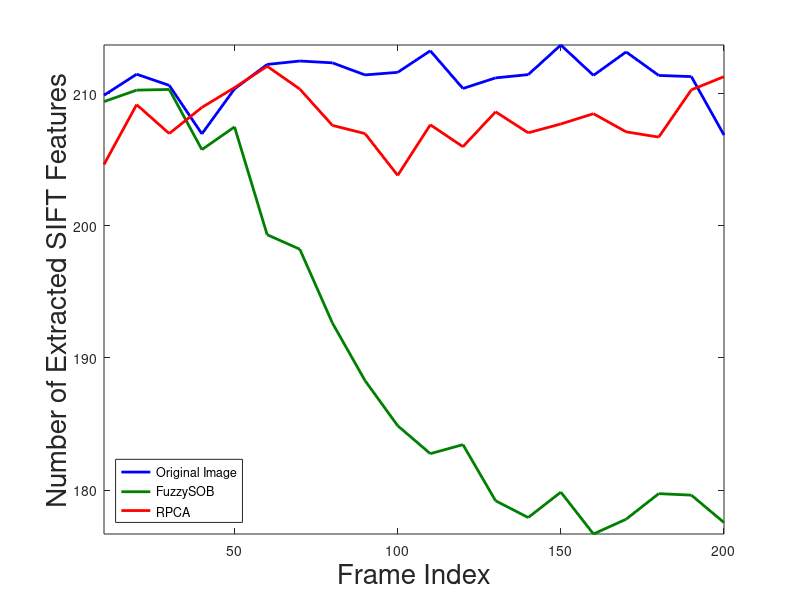
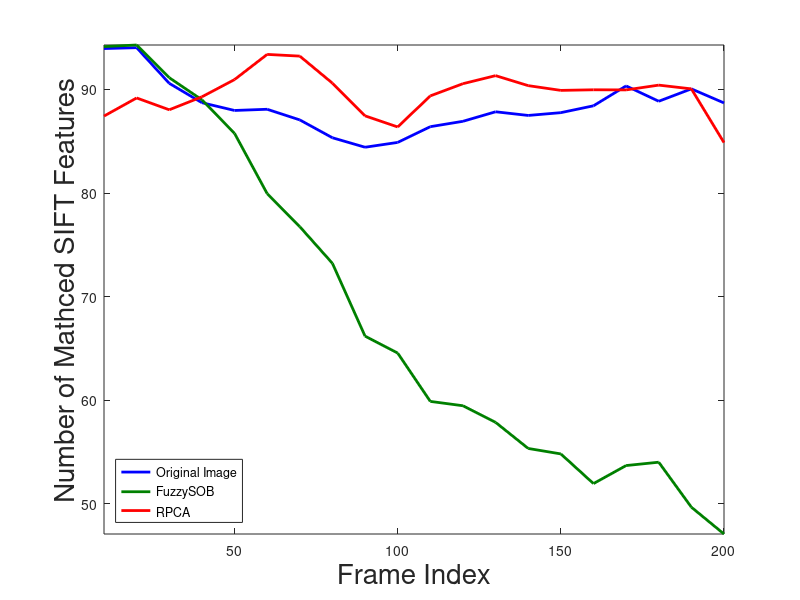

Source code (MATLAB) for these figures, in order: (Note: this script raises an error after producing the figures.)
% visualize the preprocessing_comparison data

clc;
clear;
close all;

window_size = 10;
num_groupofdata = 37+26;
load('SIFTmatching_comparison_all200frames.mat');
num_frame = size(num_SIFTfeature,3);
num_windows = floor(num_frame/window_size);

total_sift_features = zeros(num_windows,3,2);
matched_sift_features = zeros(num_windows,3,2);

% 4 is for 50th frame, 100th frame, 150th frame, 200th frame.
% 26 is the number of the data(video)

for j = 1:num_windows
    
    matched_sift_features(j,:,1) = mean(mean(num_SIFTmatch(1:3,1:26,(j-1)*window_size+(1:window_size)),3),2)';
    matched_sift_features(j,:,2) = mean(mean(num_SIFTmatch(1:3,27:end,(j-1)*window_size+(1:window_size)),3),2)';
    
    total_sift_features(j,:,1) = mean(mean(num_SIFTfeature(1:3,1:26,(j-1)*window_size+(1:window_size)),3),2)';
    total_sift_features(j,:,2) = mean(mean(num_SIFTfeature(1:3,27:end,(j-1)*window_size+(1:window_size)),3),2)';

end

co = [0 0 1;
      0 0.5 0;
      1 0 0;
      0 0.75 0.75;
      0.75 0 0.75;
      0.75 0.75 0;
      0.25 0.25 0.25];
set(groot,'defaultAxesColorOrder',co)

figure,plot(window_size*(1:num_windows)',total_sift_features(:,:,1),'LineWidth',2),axis tight
% axisfortex('','Frame Index','Number of Extracted SIFT Features',20)
xlabel('Frame Index', 'FontSize', 20);
ylabel('Number of Extracted SIFT Features', 'FontSize', 20);
legend('Original Image','FuzzySOB','RPCA','Location','SouthWest')
figure,plot(window_size*(1:num_windows)',matched_sift_features(:,:,1),'LineWidth',2),axis tight
% axisfortex('','Frame Index','Number of Matched SIFT Features',20)
xlabel('Frame Index', 'FontSize', 20);
ylabel('Number of Mathced SIFT Features', 'FontSize', 20);
lgd = legend('Original Image','FuzzySOB','RPCA','Location','SouthWest');
lgd.FontSize = 15;
figure,plot(window_size*(1:num_windows)',100*matched_sift_features(:,:,1)./total_sift_features(:,:,1),'LineWidth',2),axis tight
% axisfortex('','Frame Index','Percentage of Matched SIFT Features',20)
xlabel('Frame Index', 'FontSize', 20);
ylabel('Percentage of Matched SIFT Features', 'FontSize', 20);
lgd = legend('Original Image','FuzzySOB','RPCA','Location','SouthWest');
lgd.FontSize = 15;

figure,plot(window_size*(1:num_windows)',total_sift_features(:,:,2),'--','LineWidth',2),axis tight
% axisfortex('','Frame Index','Number of Extracted SIFT Features',20)
xlabel('Frame Index', 'FontSize', 20);
ylabel('Number of Extracted SIFT Features', 'FontSize', 20);
legend('Original Image','FuzzySOB','RPCA','Location','SouthWest')
figure,plot(window_size*(1:num_windows)',matched_sift_features(:,:,2),'--','LineWidth',2),axis tight
% axisfortex('','Frame Index','Number of Matched SIFT Features',20)
xlabel('Frame Index', 'FontSize', 20);
ylabel('Number of Mathced SIFT Features', 'FontSize', 20);
lgd = legend('Original Image','FuzzySOB','RPCA','Location','SouthWest');
lgd.FontSize = 15;
figure,plot(window_size*(1:num_windows)',100*matched_sift_features(:,:,2)./total_sift_features(:,:,2),'--','LineWidth',2),axis tight
% axisfortex('','Frame Index','Percentage of Matched SIFT Features',20)
xlabel('Frame Index', 'FontSize', 20);
ylabel('Percentage of Matched SIFT Features', 'FontSize', 20);
lgd = legend('Original Image','FuzzySOB','RPCA','Location','SouthWest');
lgd.FontSize = 15;

print -dpng -f2 SIFT-Count-Medium.png
print -dpng -f3 SIFT-Percent-Medium.png
print -dpng -f5 SIFT-Count-Large.png
print -dpng -f6 SIFT-Percent-Large.png